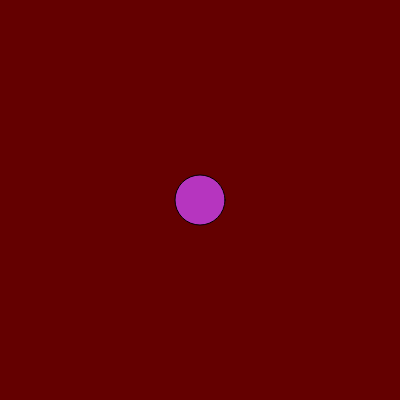
Frame 1 (no input)
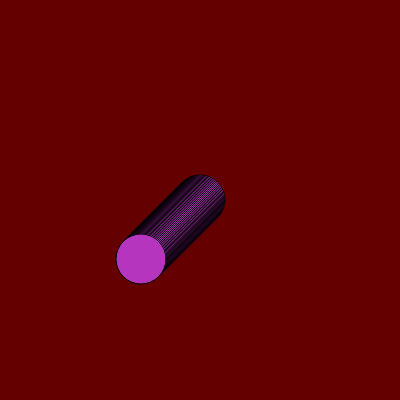
Frame 60 (no input)
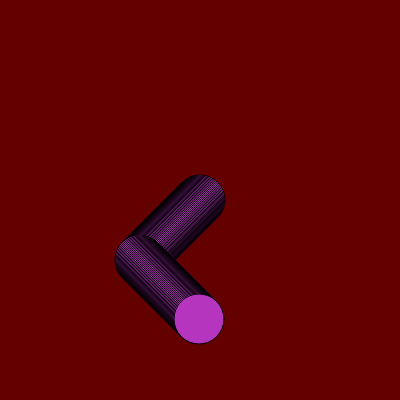
Frame 120 (the mouse pressed at the canvas centre since frame 60)

The p5.js sketch that drew these frames (run headless with seeded random() and noise() and a simulated clock; from frame 60 on, the mouse is pressed at the canvas centre):

// p5.js sketch
// ── sketch.js

1
 let cor;
2
 let posicaoHorizontal // x
3
 let posicaoVertical // y
4
 
5
function setup() {
6
  createCanvas(400, 400);
7
  background(color(100, 0, 0));
8
  cor= color(random(0, 255), random(0, 255),random(0, 255));
9
  posicaoHorizontal = 200;
10
  posicaoVertical = 200;
11
  
12
}
13

14
function draw() {
15
  fill(cor);
16
  circle(posicaoHorizontal, posicaoVertical, 50);
17
  if(mouseX < posicaoHorizontal) {
18
    posicaoHorizontal--;
19
  }   
20
  if(mouseX > posicaoHorizontal) {
21
    posicaoHorizontal++;
22
  }
23
  if(mouseY > posicaoVertical) {
24
    posicaoVertical--;
25
  }
26
  if(mouseY < posicaoVertical) {
27
    posicaoVertical++;
28
  }
29
  if(mouseIsPressed){
30
  }
31

32

33
}
